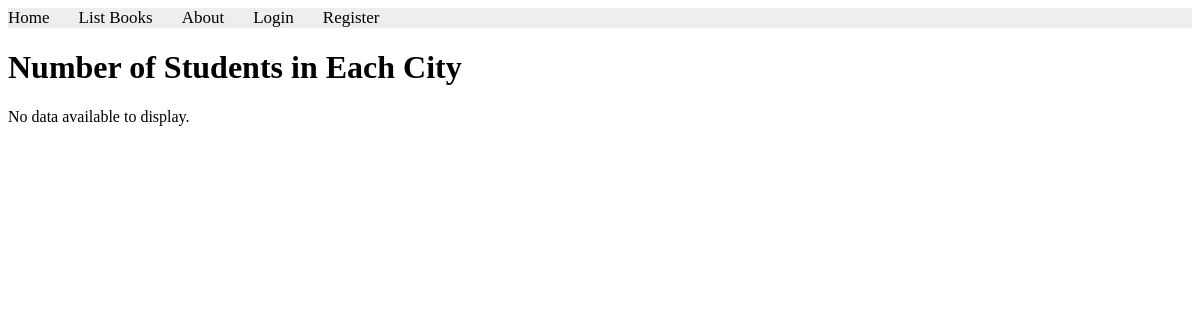
Page /books/lab8/task7 on the earlier database version.
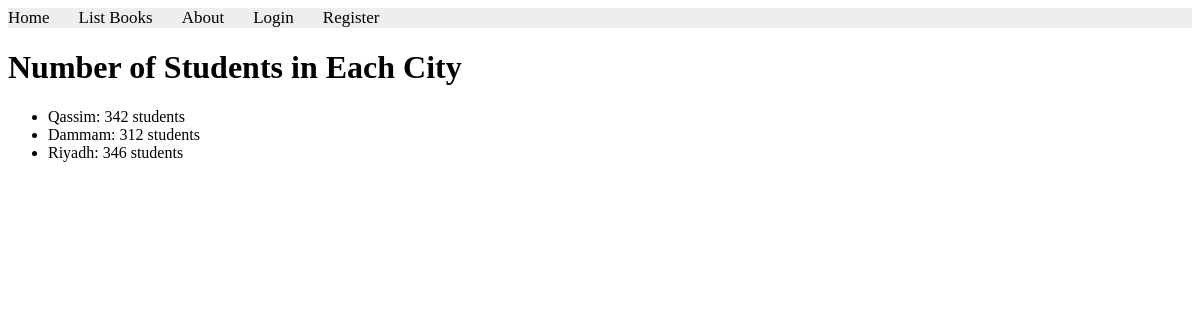
Same page on the later database version.
### apps/bookmodule/models.py (models this page shows, shortened)
class Address(models.Model):
    city = models.CharField(max_length=100)

### apps/bookmodule/views.py (the view)
# urls.py: path('lab8/task7', views.task7_view, name='task7'),
def task7_view(request):
    student_count_by_city = Address.objects.annotate(student_count=Count('student'))
    return render(request, 'bookmodule/task7.html', {'student_count_by_city': student_count_by_city})

### apps/templates/bookmodule/task7.html
{% extends "layouts/base.html" %}
{% load static %}
{% block content %}
<h1>Number of Students in Each City</h1>
{% if student_count_by_city %}
    <ul>
        {% for address in student_count_by_city %}
            <li>{{ address.city }}: {{ address.student_count }} students</li>
        {% endfor %}
    </ul>
{% else %}
    <p>No data available to display.</p>
{% endif %}
{% endblock content %}

### apps/templates/layouts/base.html (shortened to what this page needs)
<!DOCTYPE html>
<html>
{% load static %}
<head>
<link rel="stylesheet" href="https://cdnjs.cloudflare.com/ajax/libs/fontawesome/4.7.0/css/font-awesome.min.css">
 <link rel="stylesheet" href="{% static 'styles.css' %}">
</head>
<body>
 {% include "includes/header.html" %}
 {% block content %} {% endblock content %}
</body>
</html>

### apps/templates/includes/header.html
{% with request.resolver_match.url_name as url_name %}
<div class="topnav">
 <a class="{% if url_name == 'books.index' %}active{% endif %}" href="{% url "books.index" %}">Home</a>
 <a class="{% if url_name == 'books.list_books' %}active{% endif %}" href="{% url "books.list_books" %}">List Books</a>
 <a class="{% if url_name == 'books.aboutus' %}active{% endif %}" href="{% url "books.aboutus" %}">About</a>
 {% if user.is_authenticated %}
 <a href="{% url 'logout' %}">Logout</a>
{% else %}
 <a class="{% if url_name == 'login' %}active{% endif %}" href="{% url 'login' %}">Login</a>
 <a class="{% if url_name == 'register' %}active{% endif %}" href="{% url 'register' %}">Register</a>
{% endif %}
</div>
{% endwith %}

### apps/static/styles.css (style rules this page uses)
.topnav { background-color: #eeeeee; width: 100%; }
.topnav a { color: #000000; text-align: center; margin-right: 25px; text-decoration: none; font-size: 17px; }

Differences in the rows shown:
added Address: city "Qassim", student_count "342"
added Address: city "Dammam", student_count "312"
added Address: city "Riyadh", student_count "346"
Other differences:
text no longer shown: "No data available to display."
